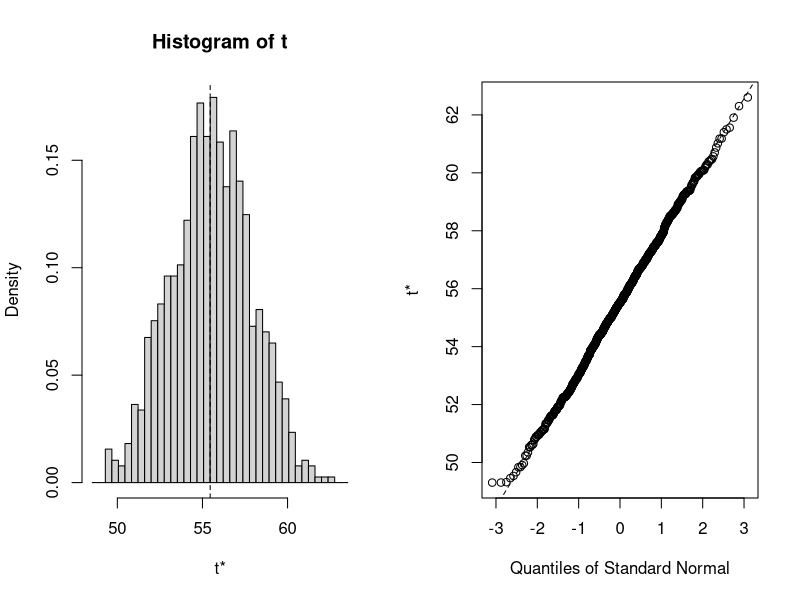

Recreate this plot in R. (Note: this script raises an error after producing the figure.)
# Load kidney disease dataset
kidney_data <- read.csv("data/new_model.csv", colClasses = c(
  Bp     = "numeric",
  Sg     = "numeric",
  Al     = "numeric",
  Su     = "numeric",
  Rbc    = "factor",   # Red blood cells: 0/1 or “normal”/“abnormal”
  Bu     = "numeric",  # Blood urea
  Sc     = "numeric",  # Serum creatinine
  Sod    = "numeric",  # Sodium
  Pot    = "numeric",  # Potassium
  Hemo   = "numeric",  # Hemoglobin
  Wbcc   = "numeric",  # White blood cell count
  Rbcc   = "numeric",  # Red blood cell count
  Htn    = "factor",   # Hypertension: 0/1
  Class  = "factor"    # Disease class: 0=no disease, 1=disease
), header = TRUE)

# Display the structure of the dataset
str(kidney_data)

# Load required libraries
library(caret)
library(boot)

set.seed(123)

# 1. Data Splitting (80% train, 20% test)
train_index <- createDataPartition(kidney_data$Class, p = 0.8, list = FALSE)
train_data  <- kidney_data[train_index, ]
test_data   <- kidney_data[-train_index, ]

dim(test_data)
dim(train_data)

# 2. Bootstrapping on the training data
#    Define a statistic function, e.g., mean of Blood Urea (Bu)
boot_mean_bu <- function(data, indices) {
  sampled <- data[indices, ]
  return(mean(sampled$Bu, na.rm = TRUE))
}

#    Perform bootstrapping: 1000 resamples
boot_results <- boot(data = train_data, statistic = boot_mean_bu, R = 1000)

# 3. View Bootstrapping Results
print(boot_results)

# 4. Bootstrap Confidence Interval for the mean Bu
boot_ci <- boot.ci(boot_results, type = c("norm", "basic", "perc"))
print(boot_ci)

# 5. (Optional) Plot the bootstrap distribution
plot(boot_results)

# Load necessary libraries
library(caret)
library(randomForest)
library(e1071)  # For other classifiers if needed

# Split the data into training and testing sets
set.seed(123)
trainIndex <- createDataPartition(kidney_data$Class, p = 0.8, list = FALSE)
train_data <- kidney_data[trainIndex, ]
test_data <- kidney_data[-trainIndex, ]

# Set up cross-validation (repeated k-fold)
ctrl <- trainControl(method = "repeatedcv", 
                     number = 10,  # 10-fold cross-validation
                     repeats = 3,  # Repeat the process 3 times
                     classProbs = TRUE,  # For classification, need class probabilities
                     summaryFunction = twoClassSummary)  # To track ROC, Sensitivity, etc.

print(ctrl)

# Recode the factor levels of the target variable
levels(kidney_data$Class) <- c("Negative", "Positive")

# Check the levels again to confirm
levels(kidney_data$Class)

# Re-split the data since we modified the original dataset
set.seed(123)
trainIndex <- createDataPartition(kidney_data$Class, p = 0.8, list = FALSE)
train_data <- kidney_data[trainIndex, ]
test_data  <- kidney_data[-trainIndex, ]

# Train the logistic regression model again
logistic_model <- train(Class ~ ., 
                        data = train_data, 
                        method = "glm", 
                        family = "binomial", 
                        trControl = ctrl, 
                        metric = "ROC")

# Print model summary
print(logistic_model)


# Train a random forest model
rf_model <- train(Class ~ ., 
                  data = train_data, 
                  method = "rf", 
                  trControl = ctrl, 
                  metric = "ROC")  # Use ROC for performance evaluation

# Print the results of the random forest model
print(rf_model)

# Train a Support Vector Machine (SVM) with radial basis function kernel
svm_model <- train(Class ~ ., 
                   data = train_data,
                   method = "svmRadial",
                   trControl = ctrl,
                   metric = "ROC",
                   preProcess = c("center", "scale"),  # SVM benefits from feature scaling
                   tuneLength = 10)  # Try different combinations of hyperparameters

# Print the model summary
print(svm_model)

# Load caret and lattice if not already loaded
library(caret)
library(lattice)

# Compare model performance using resamples
model_comparison <- resamples(list(
  Logistic = logistic_model,
  RandomForest = rf_model,
  SVM = svm_model
))

# Summary of resampling statistics
summary(model_comparison)

# Boxplots to compare performance metrics
bwplot(model_comparison, metric = "ROC")
bwplot(model_comparison, metric = "Sens")
bwplot(model_comparison, metric = "Spec")

# Dotplot for an overall visual comparison
dotplot(model_comparison, metric = "ROC")




